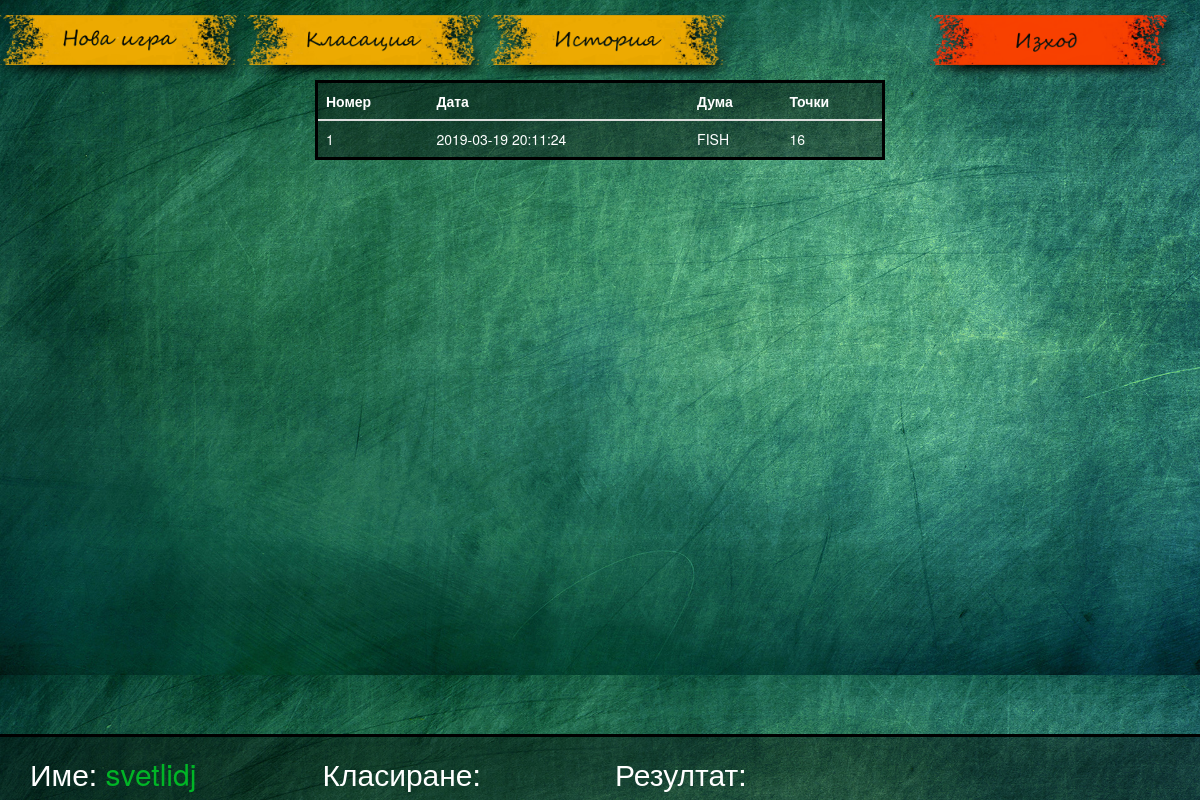
/bg/history.php (signed in), run on the app's committed database.
### tables this page shows
CREATE TABLE `history` (
  `history_id` int(11) NOT NULL,
  `user_id` int(11) DEFAULT NULL,
  `points` int(11) NOT NULL,
  `word` varchar(100) NOT NULL,
  `date` datetime NOT NULL
);

### bg/history.php (the view, shortened to what this page needs)
<?php
include 'include/header.php';
$win_end 		= $_SESSION['user'];
$user_query		= "SELECT `user_id` FROM `users` WHERE `user_name`='$win_end'";
$user_result	= mysqli_query($conn, $user_query);
$row 			= mysqli_fetch_assoc($user_result);
$read_query 	= "SELECT points, word, date FROM history WHERE user_id=".$row['user_id']." ORDER BY date DESC LIMIT 10";
$result 		= mysqli_query($conn, $read_query);
?>
<?php if(mysqli_num_rows($result) > 0){ ?>
<div class="col-lg-6 col-lg-offset-3">
	<table class="table">
		<thead>
			<tr>
				<th>Номер</th>
				<th>Дата</th>
				<th>Дума</th>
				<th>Точки</th>
			</tr>
		</thead>
		<tbody>
			<?php
			$n=0;
			while($row_points = mysqli_fetch_assoc($result)){
			$n ++;
			?>
			<tr>
				<td><?= $n ?></td>
				<td><?= $row_points['date'] ?></td>
				<td><?= $row_points['word'] ?></td>
				<td><?= $row_points['points'] ?></td>
			</tr>
				<?php } ?>
		</tbody>
	</table>
</div>
<?php
}
include 'include/footer.php';
?>

### style/style.css (style rules this page uses)
body { background: url(background.jpg); background-size: 100%; color: #000; }
table { background-color: #0006; border: solid; }
tr { color: #fff; }

### data on the page
history: date "2019-03-19 20:11:24", word "FISH", points "16"

### other printed values
$_SESSION['user'] "svetlidj"
